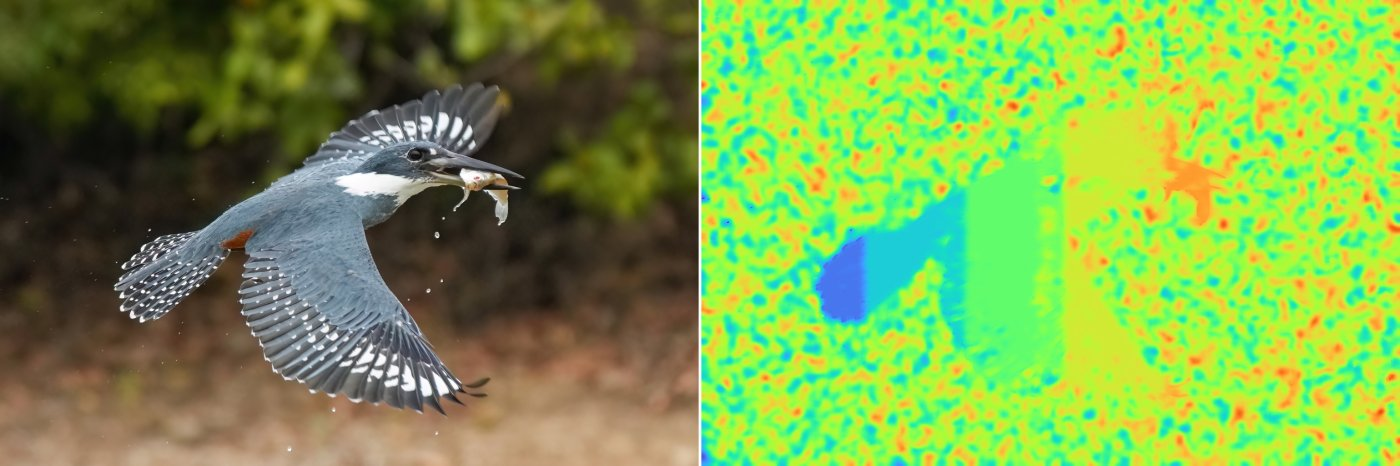
#> input picture docs/img/depth.jpg, 1400 x 466 px
$ python -i local_fuse.py   (imports and definitions only)   (older library calls are emulated)
#> lines starting #> are read from the running program, lines starting #| are printed output that depends on the picture
#> further down, picture is the input picture: shape (466, 1400, 3); mean B, G, R 73.3, 162.4, 122.3
### research/metrics.py
#!/usr/bin/env python3
"""No-reference (ground-truth-free) fusion-quality metrics.

The whole autonomous program optimizes against these, so they must be trustworthy
*without* an answer key. Each takes the source frames + the fused image and scores
how well the fusion preserved the sources' information — no reference needed.

Implemented (numpy + opencv only):
  q_abf   — Xydeas & Petrovic gradient-transfer metric. The canonical MFIF score:
            how much of each source's EDGE information (strength + orientation)
            survived into the fused image. Higher = better. In [0, 1].
  q_mi    — normalized mutual information between fused and sources (shared info).
  q_ssim  — structural similarity of the fused image to whichever source is
            locally sharper (rewards taking the in-focus content).
  sharp   — plain no-reference sharpness (mean |Laplacian| energy). A sanity/《more
            is better》signal, but NOT trusted alone (it rewards halos/speckle).

`composite()` combines the trustworthy ones; the retained weights were
calibrated against Real-MFF ground truth in the historical M0 experiment.

For GT-referenced validation only (dev-time, not used at inference):
  ref_ssim, ref_psnr — compare a fused image to a true all-in-focus reference.
"""

from __future__ import annotations

import json
import os

import cv2
import numpy as np


def _gray32(img: np.ndarray) -> np.ndarray:
    if img.ndim == 3:
        img = cv2.cvtColor(img, cv2.COLOR_BGR2GRAY)
    return img.astype(np.float32)


# --------------------------------------------------------------------------- #
# Q^AB/F — gradient transfer (Xydeas & Petrovic, 2000)
# --------------------------------------------------------------------------- #
# [133 lines left out: functions _grad_strength_orientation, _q_pair, _q_abf_num_den, q_abf_map, q_abf, q_abf_ms and 5 more, not called in this run]


def q_ssim(sources: list[np.ndarray], fused: np.ndarray) -> float:
    """SSIM of fused to the locally-sharpest source (rewards taking in-focus content)."""
    return float(q_ssim_map(sources, fused).mean())


# --------------------------------------------------------------------------- #
# Plain sharpness (sanity signal only — not trusted alone)
# --------------------------------------------------------------------------- #
def sharp(_sources, fused: np.ndarray) -> float:
    return float(np.abs(cv2.Laplacian(_gray32(fused), cv2.CV_32F)).mean())


# --------------------------------------------------------------------------- #
# Composite (weights calibrated in M0) + GT-referenced (dev validation only)
# --------------------------------------------------------------------------- #
ALL_METRICS = {"q_abf": q_abf, "q_abf_ms": q_abf_ms, "q_mi": q_mi,
               "q_ssim": q_ssim, "sharp": sharp}

# Composite weights. Historically calibrated against Real-MFF ground truth
# (mean per-pair Spearman vs GT-SSIM = +0.723): q_mi was
# zeroed (it anti-correlates with true quality), q_ssim dominates, q_abf adds
# halo/edge sensitivity. Loaded from metric_weights.json if present.
COMPOSITE_WEIGHTS = {"q_abf_ms": 0.3, "q_ssim": 0.7}

_wpath = os.path.join(os.path.dirname(os.path.abspath(__file__)), "metric_weights.json")
if os.path.exists(_wpath):
    try:
        with open(_wpath) as _f:
            _cal = json.load(_f).get("weights", {})
        _cal = {k: v for k, v in _cal.items() if v > 0}  # drop zeroed metrics
        if _cal:
            COMPOSITE_WEIGHTS = _cal
    except Exception:  # noqa: BLE001
        pass


# [4 lines left out: function composite, not called in this run]


def all_scores(sources: list[np.ndarray], fused: np.ndarray) -> dict:
    return {name: fn(sources, fused) for name, fn in ALL_METRICS.items()}


_MAP_FNS = {"q_abf": q_abf_map, "q_ssim": q_ssim_map}


# [14 lines left out: function composite_map, not called in this run]


def ref_ssim(fused: np.ndarray, reference: np.ndarray) -> float:
    return float(_ssim_map(_gray32(fused), _gray32(reference)).mean())


def ref_psnr(fused: np.ndarray, reference: np.ndarray) -> float:
    mse = float(np.mean((fused.astype(np.float32) - reference.astype(np.float32)) ** 2))
    return 100.0 if mse < 1e-9 else 10.0 * np.log10((255.0 ** 2) / mse)

### src/focusstack/focus.py
"""Stage 2 — focus measure (sharpness detection).

Why this stage exists: to combine frames we need a per-pixel answer to "how
in-focus is this spot in this frame?" A region that is in focus contains sharp
edges and fine texture — i.e. lots of *high spatial frequency* energy. A blurred
region is smooth (low frequency). So a focus measure is essentially a
high-frequency energy detector.

Two classic operators:
  - Laplacian: the second spatial derivative. It is ~zero on smooth gradients and
    spikes at edges/texture, so its magnitude is a direct sharpness signal.
  - Gradient (Sobel): the first derivative magnitude — strong at any intensity
    change. Slightly less selective for fine texture than the Laplacian.

We then blur the raw response, turning a noisy per-pixel value into a smoother
*regional* "sharpness energy" that is far more robust when we compare frames.
"""

from __future__ import annotations

import cv2
import numpy as np

from .io import to_gray_float


def focus_measure(
    gray: np.ndarray, method: str = "laplacian", smooth_ksize: int = 9
) -> np.ndarray:
    """Compute a per-pixel sharpness map (higher = more in focus).

    Args:
        gray: single-channel image (any numeric dtype; converted to float32).
        method: "laplacian" or "gradient".
        smooth_ksize: box-filter window used to pool the raw response into a
            regional energy. Set to 0/1 to disable pooling.

    Returns:
        float32 array, same HxW as the input.
    """
    if gray.dtype not in (np.float32, np.float64):
        gray = gray.astype(np.float32)

    if method == "laplacian":
        response = cv2.Laplacian(gray, cv2.CV_32F, ksize=3)
        energy = np.abs(response)
    elif method == "gradient":
        gx = cv2.Sobel(gray, cv2.CV_32F, 1, 0, ksize=3)
        gy = cv2.Sobel(gray, cv2.CV_32F, 0, 1, ksize=3)
        energy = cv2.magnitude(gx, gy)
    elif method == "tenengrad":
        # Squared gradient energy (Tenengrad): more selective for strong edges.
        gx = cv2.Sobel(gray, cv2.CV_32F, 1, 0, ksize=3)
        gy = cv2.Sobel(gray, cv2.CV_32F, 0, 1, ksize=3)
        energy = gx * gx + gy * gy
    elif method == "mod_laplacian":
        # Modified Laplacian (Nayar): |I * [-1,2,-1]_x| + |I * [-1,2,-1]_y|.
        # Summing the abs of the two 1-D second derivatives (instead of the
        # signed 2-D Laplacian) stops opposite-sign x/y curvature from cancelling.
        kx = np.array([[-1.0, 2.0, -1.0]], dtype=np.float32)
        lx = cv2.filter2D(gray, cv2.CV_32F, kx)
        ly = cv2.filter2D(gray, cv2.CV_32F, kx.T)
        energy = np.abs(lx) + np.abs(ly)
    else:
        raise ValueError(
            f"Unknown focus measure {method!r}; use 'laplacian', 'gradient', "
            "'tenengrad', or 'mod_laplacian'."
        )

    if smooth_ksize and smooth_ksize > 1:
        # Pool into a regional score: a pixel is "in focus" if its neighborhood
        # is sharp, which suppresses single-pixel noise spikes.
        energy = cv2.boxFilter(energy, cv2.CV_32F, (smooth_ksize, smooth_ksize))

    return energy.astype(np.float32)


# [41 lines left out: functions focus_measures, content_aware_energies, not called in this run]

### research/local_fuse.py
#!/usr/bin/env python3
"""L3 — locally-parameterized fusion: guided scale varies PER PIXEL by measured
structure, not a global number.

Compute guided weights at a few discrete scales, then per pixel interpolate
between them by the content-driven local window map S(x,y) (analyze.local_window_map:
small on fine detail, large on smooth). Small-window weights preserve fine detail;
large-window weights are robust on smooth large-CoC regions — in the SAME image.
Then multiband-blend. This is the answer to "no magic global number" — the scale
is measured locally and edge-aware.

Run:  python research/local_fuse.py            # eval vs global-scale + pyramid
"""
from __future__ import annotations
import glob
import os
import sys
import time

import cv2
import numpy as np

sys.path.insert(0, os.path.dirname(os.path.abspath(__file__)))
import metrics as M  # noqa: E402
from metrics import _ssim_map, _gray32  # noqa: E402
from analyze import local_window_map  # noqa: E402
from focusstack.fusion import _guided_weights, multiband_blend, fuse_blend, fuse_pyramid  # noqa: E402

HERE = os.path.dirname(os.path.abspath(__file__))
MIX = os.path.join(HERE, "data", "hires_mixed")


def _odd(x):
    x = max(3, int(round(x)))
    return x + 1 - (x % 2)


# [74 lines left out: functions fuse_local, fuse_perband, not called in this run]


def _route_map(frames):
    """Per-pixel routing weight toward LOCAL (vs pyramid), from frames only (no GT).

    Pyramid halos exactly at FINE-SCALE focus (depth) boundaries — thin near
    structures where the sharpest-frame decision flips on a fine scale. So route to
    local-guided there, and to pyramid elsewhere (detailed backgrounds / smooth,
    where pyramid's multi-scale detail is strongest). Signal = local density of
    focus-winner transitions, content-normalized (no magic threshold).
    """
    from focusstack.focus import focus_measure
    fm = np.stack([focus_measure(_gray32(f)) for f in frames], 0)
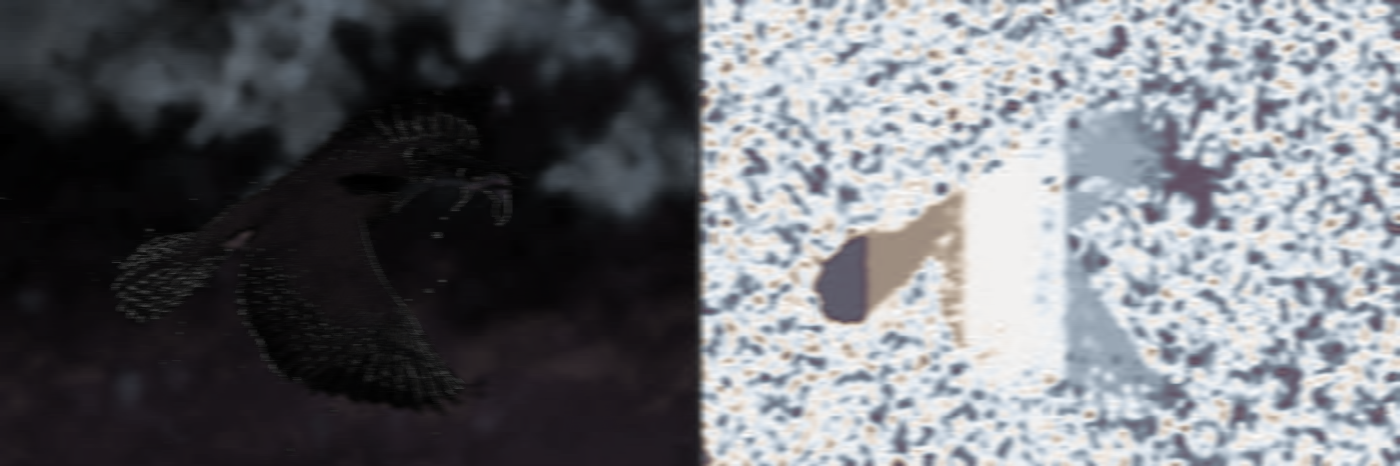
#> fm: shape (466, 1400, 3) float32; mean B, G, R 581, 557.5, 548.8; drawn with min black and max white
    winner = np.argmax(fm, 0).astype(np.float32)
#> winner = 1400 rows, first 8: [54, 51, 54], [48, 50, 48], [55, 51, 55], [52, 48, 52], [51, 48, 51], [50, 49, 50], [49, 55, 49], [49, 54, 49]
    gb = cv2.magnitude(cv2.Sobel(winner, cv2.CV_32F, 1, 0), cv2.Sobel(winner, cv2.CV_32F, 0, 1))
#> gb = 1400 rows, first 8: [0, 0, 0], [2, 2, 2], [4, 4, 4], [14, 14, 14], [2, 2, 2], [10, 10, 10], [8, 8, 8], [4, 4, 4]
    dens = cv2.boxFilter((gb > 0).astype(np.float32), cv2.CV_32F, (21, 21))
#> dens = 1400 rows, first 8: [0.857, 0.857, 0.857], [0.857, 0.857, 0.857], [0.857, 0.857, 0.857], [0.905, 0.905, 0.905], [0.905, 0.905, 0.905], [0.905, 0.905, 0.905], [0.905, 0.905, 0.905], [0.905, 0.905, 0.905]
    r = np.clip(dens / (np.percentile(dens, 97) + 1e-6), 0, 1)
#> r = 1400 rows, first 8: [0.892, 0.892, 0.892], [0.892, 0.892, 0.892], [0.892, 0.892, 0.892], [0.941, 0.941, 0.941], [0.941, 0.941, 0.941], [0.941, 0.941, 0.941], [0.941, 0.941, 0.941], [0.941, 0.941, 0.941]
    return cv2.GaussianBlur(r, (0, 0), 9.0)


# [12 lines left out: functions fuse_routed, _load, not called in this run]


def worst_region(fused, gt, t=8):
    s = _ssim_map(_gray32(fused), _gray32(gt)); h, w = s.shape
    return min(s[i*(h//t):(i+1)*(h//t), j*(w//t):(j+1)*(w//t)].mean() for i in range(t) for j in range(t))


# [19 lines left out: function main, not called in this run]


# [2 lines not run here, left out]

>>> import cv2
>>> picture = cv2.imread('../docs/img/depth.jpg')
>>> result = _route_map(picture)
#> result = 1400 rows, first 8: [0.941, 0.941, 0.941], [0.941, 0.941, 0.941], [0.942, 0.942, 0.942], [0.943, 0.943, 0.943], [0.944, 0.944, 0.944], [0.945, 0.945, 0.945], [0.947, 0.947, 0.947], [0.949, 0.949, 0.949]

$ run again, on docs/img/anatomy.jpg
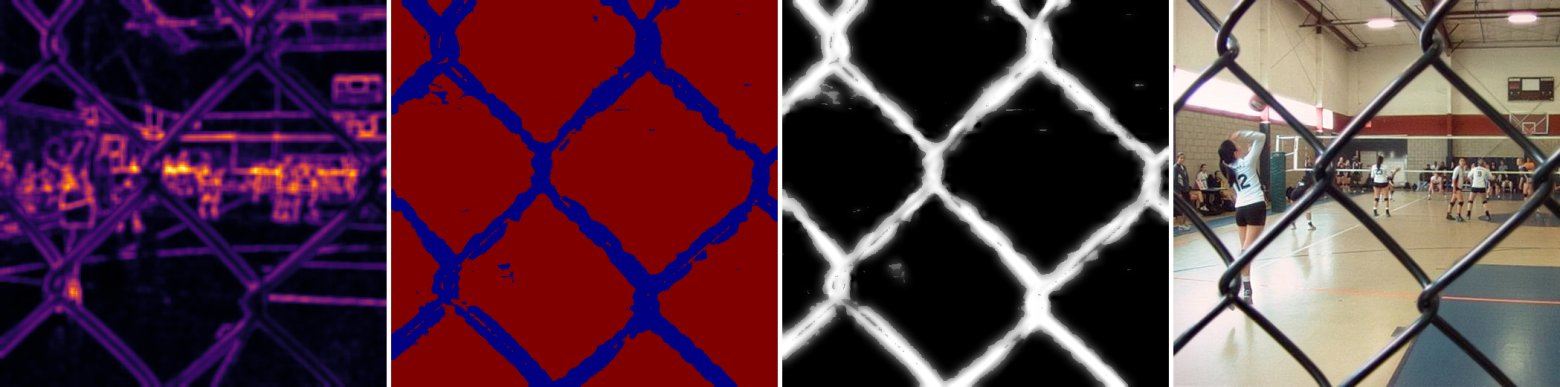
#> input picture docs/img/anatomy.jpg, 1560 x 387 px
#> picture is the input picture: shape (387, 1560, 3); mean B, G, R 65, 51.5, 85.8
#> in _route_map, `fm = np.stack([focus_measure(_gray32(f)) for f in frames], 0)`:
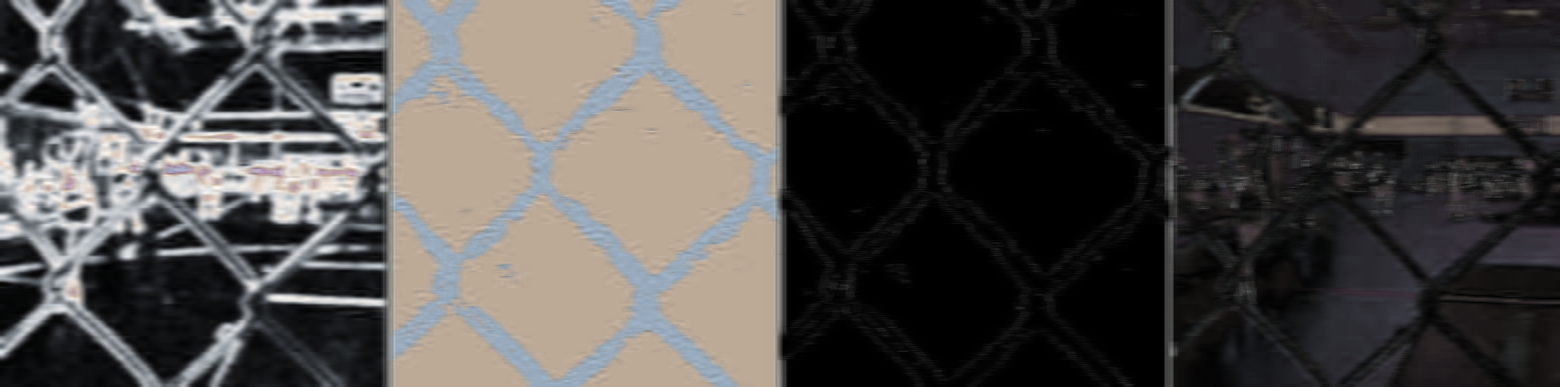
#> fm: shape (387, 1560, 3) float32; mean B, G, R 222.5, 226.9, 234.9; drawn with min black and max white
#> winner = 1560 rows, first 8: [272, 272, 156], [272, 272, 156], [272, 272, 156], [272, 177, 154], [179, 177, 154], [179, 179, 163], [180, 179, 163], [180, 180, 228]
#> gb = 1560 rows, first 8: [0, 464, 0], [0, 464, 0], [190, 504, 194], [376, 472.6, 194], [182, 200.6, 22], [6, 75.31, 22], [4, 68.03, 132], [82, 205.5, 228]
#> dens = 1560 rows, first 8: [0.871, 0.887, 0.88], [0.837, 0.85, 0.844], [0.803, 0.814, 0.807], [0.755, 0.766, 0.76], [0.707, 0.719, 0.712], [0.707, 0.719, 0.712], [0.707, 0.719, 0.712], [0.707, 0.719, 0.712]
#> r = 1560 rows, first 8: [0.923, 0.94, 0.933], [0.887, 0.901, 0.894], [0.851, 0.863, 0.856], [0.8, 0.812, 0.805], [0.75, 0.762, 0.755], [0.75, 0.762, 0.755], [0.75, 0.762, 0.755], [0.75, 0.762, 0.755]
#> result = 1560 rows, first 8: [0.808, 0.808, 0.808], [0.808, 0.808, 0.808], [0.808, 0.808, 0.808], [0.809, 0.809, 0.809], [0.81, 0.81, 0.81], [0.81, 0.81, 0.81], [0.812, 0.812, 0.812], [0.813, 0.813, 0.813]

$ run again, on docs/img/drift.jpg
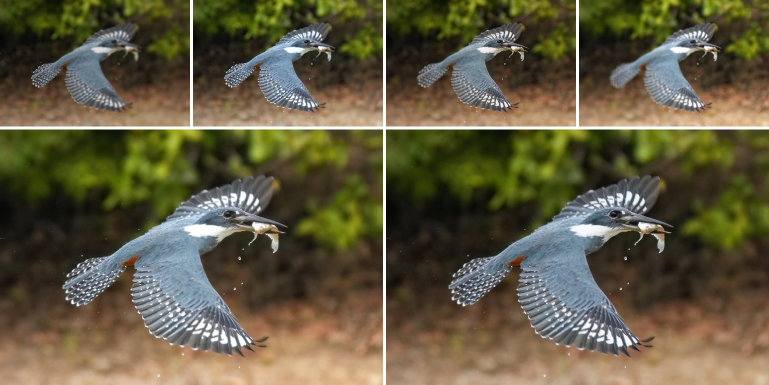
#> input picture docs/img/drift.jpg, 1538 x 770 px (shown at 1/2 size)
#> picture is the input picture: shape (770, 1538, 3); mean B, G, R 65, 90.8, 98.2
#> in _route_map, `fm = np.stack([focus_measure(_gray32(f)) for f in frames], 0)`:
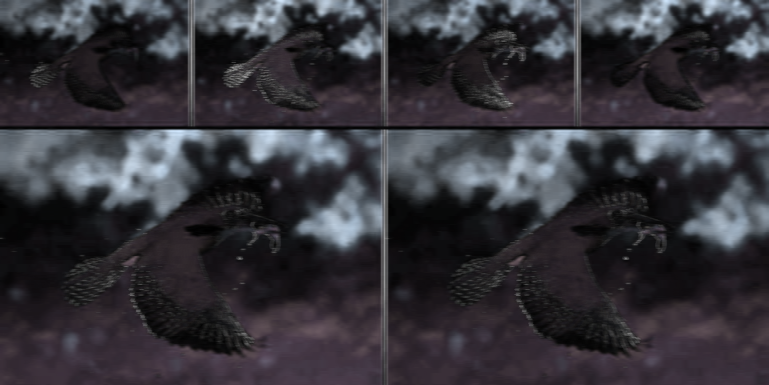
#> fm: shape (770, 1538, 3) float32 (shown at 1/2 size); mean B, G, R 150.1, 134.2, 137.7; drawn with min black and max white
#> winner = 1538 rows, first 8: [308, 305, 308], [305, 312, 305], [307, 305, 307], [319, 316, 319], [307, 312, 307], [305, 316, 305], [306, 314, 306], [314, 308, 314]
#> gb = 1538 rows, first 8: [0, 0, 0], [2, 2, 2], [36, 36, 36], [14, 14, 14], [28, 28, 28], [2, 2, 2], [2, 2, 2], [4, 4, 4]
#> dens = 1538 rows, first 8: [0.952, 0.952, 0.952], [0.952, 0.952, 0.952], [0.952, 0.952, 0.952], [0.952, 0.952, 0.952], [0.952, 0.952, 0.952], [0.952, 0.952, 0.952], [0.952, 0.952, 0.952], [0.952, 0.952, 0.952]
#> r = 1538 rows, first 8: [1, 1, 1], [1, 1, 1], [1, 1, 1], [1, 1, 1], [1, 1, 1], [1, 1, 1], [1, 1, 1], [1, 1, 1]
#> result = 1538 rows, first 8: [0.938, 0.938, 0.938], [0.937, 0.937, 0.937], [0.933, 0.933, 0.933], [0.928, 0.928, 0.928], [0.92, 0.92, 0.92], [0.91, 0.91, 0.91], [0.897, 0.897, 0.897], [0.883, 0.883, 0.883]
